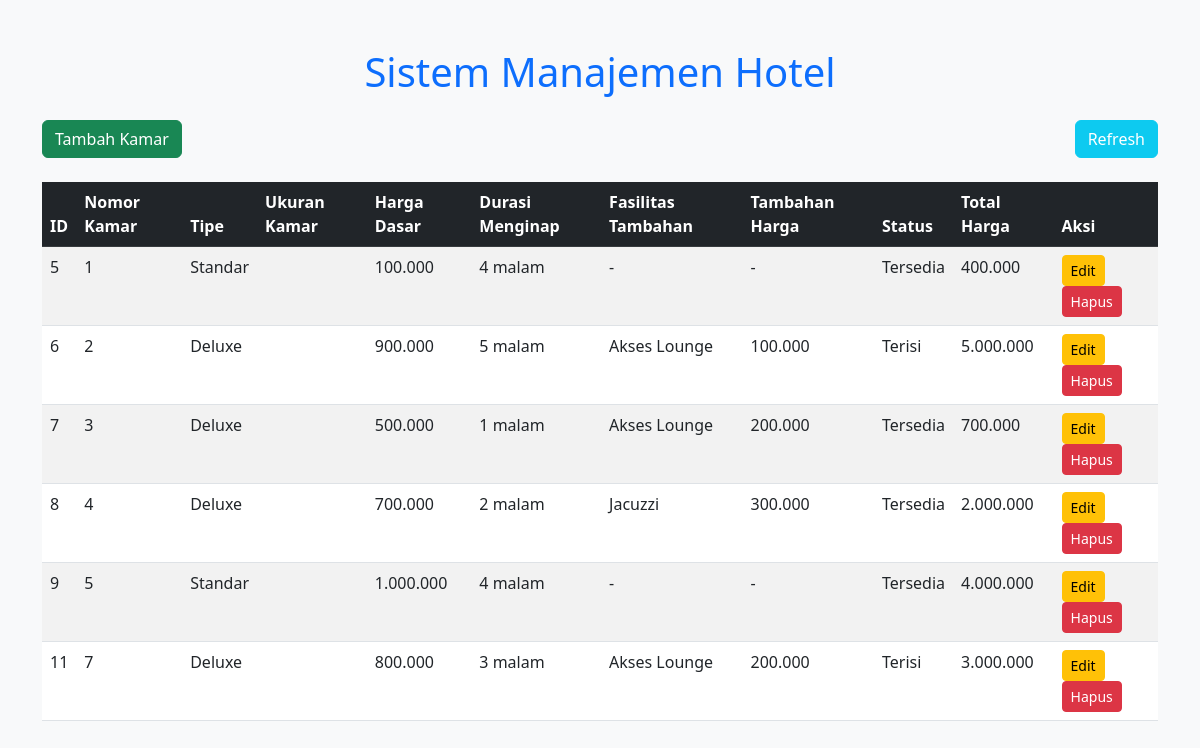
The page / on the database its author committed.
### tables this page shows
CREATE TABLE `kamar` (
  `id` int(11) NOT NULL,
  `nomorKamar` varchar(10) NOT NULL,
  `tipe` varchar(10) NOT NULL,
  `hargaDasar` double NOT NULL,
  `status` varchar(10) NOT NULL,
  `ukuranKamar` varchar(20) DEFAULT NULL,
  `fasilitasTambahan` varchar(255) DEFAULT NULL,
  `tambahanHarga` double DEFAULT NULL,
  `durasiMenginap` int(11) DEFAULT NULL
);

### Kamar.php (called while the page is built, shortened)
<?php
abstract class Kamar {
    protected $id, $nomorKamar, $hargaDasar, $status, $durasiMenginap, $ukuranKamar;
    public function __construct($id, $nomorKamar, $hargaDasar, $status, $durasiMenginap, $ukuranKamar) {
        $this->id = $id;
        $this->nomorKamar = $nomorKamar;
        $this->hargaDasar = $hargaDasar;
        $this->status = $status;
        $this->durasiMenginap = $durasiMenginap;
    }
    public function getId() {
        return $this->id;
    }
    public function getNomorKamar() {
        return $this->nomorKamar;
    }
    public function getHargaDasar() {
        return $this->hargaDasar;
    }
    public function getStatus() {
        return $this->status;
    }
    public function getDurasiMenginap() {
        return $this->durasiMenginap;
    }
}
class KamarStandar extends Kamar {
    public function hitungHarga() {
        return $this->hargaDasar * $this->durasiMenginap;
    }
}
class KamarDeluxe extends Kamar {
    private $fasilitasTambahan, $tambahanHarga;
    public function __construct($id, $nomorKamar, $hargaDasar, $status, $durasiMenginap, $fasilitasTambahan, $tambahanHarga, $ukuranKamar = "30m²") {
        $this->fasilitasTambahan = $fasilitasTambahan;
        $this->tambahanHarga = $tambahanHarga;
    }
    public function getFasilitasTambahan() {
        return $this->fasilitasTambahan;
    }
    public function getTambahanHarga() {
        return $this->tambahanHarga;
    }
    public function hitungHarga() {
        return ($this->hargaDasar + $this->tambahanHarga) * $this->durasiMenginap;
    }
}
?>

### index.php (the view, shortened to what this page needs)
<?php
require_once 'Kamar.php';
function getAllKamar() {
    $db = new DatabaseConnection();
    $conn = $db->getConnection();
    $query = "SELECT * FROM kamar";
    $result = $conn->query($query);
    $listKamar = [];
    while ($row = $result->fetch_assoc()) {
        if ($row['tipe'] === 'standar') {
            $listKamar[] = new KamarStandar(
                $row['id'],
                $row['nomorKamar'],
                $row['hargaDasar'],
                $row['status'],
                $row['durasiMenginap'],
                $row['ukuranKamar']
            );
        } else {
            $listKamar[] = new KamarDeluxe(
                $row['id'],
                $row['nomorKamar'],
                $row['hargaDasar'],
                $row['status'],
                $row['durasiMenginap'],
                $row['fasilitasTambahan'],
                $row['tambahanHarga'],
                $row['ukuranKamar']
            );
        }
    }
    return $listKamar;
}
$listKamar = getAllKamar();
?>
<!DOCTYPE html>
<html lang="en">
<head>
    <link href="https://cdn.jsdelivr.net/npm/bootstrap@5.3.0-alpha3/dist/css/bootstrap.min.css" rel="stylesheet">
</head>
<body class="bg-light">
    <div class="container mt-5">
        <h1 class="text-center text-primary mb-4">Sistem Manajemen Hotel</h1>
        <div class="d-flex justify-content-between mb-4">
            <a href="add.php" class="btn btn-success">Tambah Kamar</a>
            <a href="index.php" class="btn btn-info text-white">Refresh</a>
        </div>
        <div class="table-responsive">
            <table class="table table-striped table-hover">
                <thead class="table-dark">
                    <tr>
                        <th>ID</th>
                        <th>Nomor Kamar</th>
                        <th>Tipe</th>
                        <th>Ukuran Kamar</th>
                        <th>Harga Dasar</th>
                        <th>Durasi Menginap</th>
                        <th>Fasilitas Tambahan</th>
                        <th>Tambahan Harga</th>
                        <th>Status</th>
                        <th>Total Harga</th>
                        <th>Aksi</th>
                    </tr>
                </thead>
                <tbody>
                    <?php foreach ($listKamar as $kamar): ?>
                        <tr>
                            <td><?= $kamar->getId(); ?></td>
                            <td><?= $kamar->getNomorKamar(); ?></td>
                            <td><?= $kamar instanceof KamarStandar ? 'Standar' : 'Deluxe'; ?></td>
                            <td><?= $kamar->getUkuranKamar(); ?></td>
                            <td><?= number_format($kamar->getHargaDasar(), 0, ',', '.'); ?></td>
                            <td><?= $kamar->getDurasiMenginap(); ?> malam</td>
                            <td><?= $kamar instanceof KamarDeluxe ? $kamar->getFasilitasTambahan() : '-'; ?></td>
                            <td><?= $kamar instanceof KamarDeluxe ? number_format($kamar->getTambahanHarga(), 0, ',', '.') : '-'; ?></td>
                            <td><?= $kamar->getStatus(); ?></td>
                            <td><?= number_format($kamar->hitungHarga(), 0, ',', '.'); ?></td>
                            <td>
                                <a href="edit.php?id=<?= $kamar->getId(); ?>" class="btn btn-warning btn-sm">Edit</a>
                                <form action="delete.php" method="post" class="d-inline-block">
                                    <button type="submit" class="btn btn-danger btn-sm" onclick="return confirm('Apakah Anda yakin ingin menghapus kamar ini?');">Hapus</button>
                                </form>
                            </td>
                        </tr>
                    <?php endforeach; ?>
                </tbody>
            </table>
        </div>
    </div>
</body>
</html>

### rows shown on the page
kamar: id "5", nomorKamar "1", shows "Standar", hargaDasar "100.000", durasiMenginap "4", status "Tersedia", $kamar->hitungHarga() "400.000"
kamar: id "6", nomorKamar "2", shows "Deluxe", hargaDasar "900.000", durasiMenginap "5", fasilitasTambahan "Akses Lounge", tambahanHarga "100.000", status "Terisi", $kamar->hitungHarga() "5.000.000"
kamar: id "7", nomorKamar "3", shows "Deluxe", hargaDasar "500.000", durasiMenginap "1", fasilitasTambahan "Akses Lounge", tambahanHarga "200.000", status "Tersedia", $kamar->hitungHarga() "700.000"
kamar: id "8", nomorKamar "4", shows "Deluxe", hargaDasar "700.000", durasiMenginap "2", fasilitasTambahan "Jacuzzi", tambahanHarga "300.000", status "Tersedia", $kamar->hitungHarga() "2.000.000"
kamar: id "9", nomorKamar "5", shows "Standar", hargaDasar "1.000.000", durasiMenginap "4", status "Tersedia", $kamar->hitungHarga() "4.000.000"
kamar: id "11", nomorKamar "7", shows "Deluxe", hargaDasar "800.000", durasiMenginap "3", fasilitasTambahan "Akses Lounge", tambahanHarga "200.000", status "Terisi", $kamar->hitungHarga() "3.000.000"
